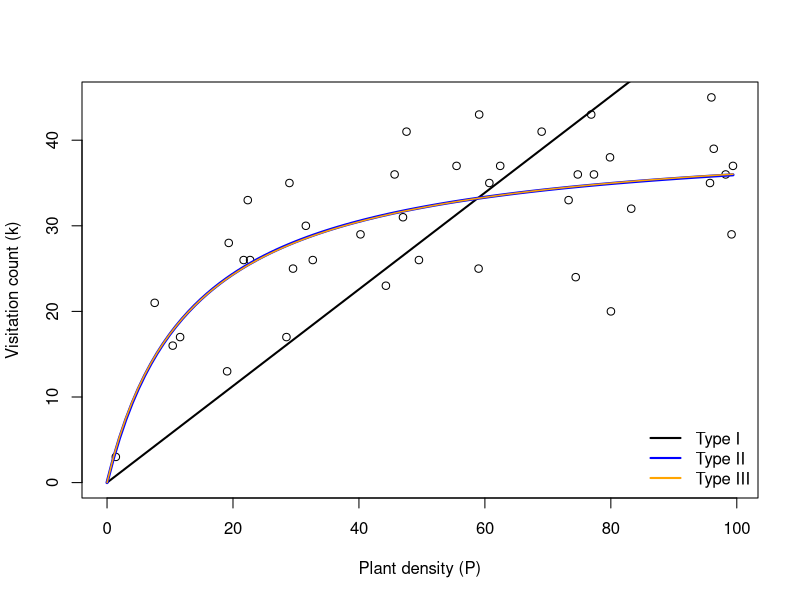

This chart was generated by the following R code:
# ~~~~~~~~~~~~~~~~~~~~~~~~~~~~~~~~~~~~~~~~~~~~~~~~~~~~~~~~~~~~~~~~~~~~~~~~~~~~
# Fitting models f1-f3 to a randomly-generated visitation rate dataset -------
# ~~~~~~~~~~~~~~~~~~~~~~~~~~~~~~~~~~~~~~~~~~~~~~~~~~~~~~~~~~~~~~~~~~~~~~~~~~~~

# set.seed(1)

n <- 40 # Sample size
P <- runif(n, 0, 100) # Plant densities

a <- 3.333 # True value of 'a'
h <- 0.025 # True value of 'h'

k <- NULL # Visitation counts
for(i in 1:n){
  # Generate a 'k' for each 'P' assuming the truth is Type 2 (model f2)
  k[i] <- rpois(1, a * P[i] / (1 + a * h * P[i]) )
}


plot(P, k,
     xlim = c(0, max(P)),
     ylim = c(0, max(k)),
     xlab = 'Plant density (P)',
     ylab = 'Visitation count (k)')

#~~~~~~~~~~~~~~~~~~~~~~~~~~~~
# Type I (model f1) ---------
#~~~~~~~~~~~~~~~~~~~~~~~~~~~~
nlL.pois.f1 <- function(par){
  a <- par['a']
  -sum(dpois(k, a * P, log = TRUE))
}

fit.f1 <- optim(par = list(a = 1),
                fn = nlL.pois.f1)
print(fit.f1)

plot.f1 <- function(x, fit){
  a <- fit$par['a']
  return(a * x)
}
curve(plot.f1(x, fit.f1), 
      add = TRUE,
      lwd = 2)

#~~~~~~~~~~~~~~~~~~~~~~~~~~~~~~~~~~~~~~~~~~~~~~~~~~~~~~~~~~~~~~~~~~~~~~~~~~~~~~~
# Continue yourself ------------------------------------------------------------
# Now fit the Type II (f2) and Type III (f3) models and 
# compare their 1) parameter MLEs and 2) likelihoods.
#~~~~~~~~~~~~~~~~~~~~~~~~~~~~~~~~~~~~~~~~~~~~~~~~~~~~~~~~~~~~~~~~~~~~~~~~~~~~~~~



#~~~~~~~~~~~~~~~~~~~~~~~~~~~~
# Type II (model f2) --------
#~~~~~~~~~~~~~~~~~~~~~~~~~~~~
nlL.pois.f2 <- function(par){
  a <- par['a']
  h <- par['h']
  -sum(dpois(k, a * P / (1 + a * h * P), log = TRUE))
}

fit.f2 <- optim(par = list(a = fit.f1$par['a'] * 5, 
                           h = 1/50),
                fn = nlL.pois.f2)
print(fit.f2)

plot.f2 <- function(x, fit){
  a <- fit$par['a']
  h <- fit$par['h']
  return(a * x / (1 + a * h * x))
}
curve(plot.f2(x, fit.f2), 
      add = TRUE,
      lwd = 3,
      col = 'blue')

#~~~~~~~~~~~~~~~~~~~~~~~~~~~~
# Type III (model f3) -------
#~~~~~~~~~~~~~~~~~~~~~~~~~~~~
nlL.pois.f3 <- function(par){
  a <- par['a']
  h <- par['h']
  theta <- par['theta']
  -sum(dpois(k, a * P^theta / (1 + a * h * P^theta), log = TRUE))
}

fit.f3 <- optim(par = list(a = fit.f2$par['a'], 
                           h = fit.f2$par['h'], 
                           theta = 1),
                fn = nlL.pois.f3)
print(fit.f3)

plot.f3 <- function(x, fit){
  a <- fit$par['a']
  h <- fit$par['h']
  theta <- fit$par['theta']
  return(a * x^theta / (1 + a * h * x^theta))
}
curve(plot.f3(x, fit.f3), 
      add = TRUE,
      lwd = 1.5,
      col = 'orange')


#~~~~~~~~~~~~~~
legend(
  'bottomright',
  c('Type I', 'Type II', 'Type III'),
  col = c('black','blue','orange'),
  lwd = 2,
  bty = 'n'
)


#~~~~~~~~~~~~~~~~~~~~~~~~~~~~~~~~~~~~
# Model comparisons -----------------
#~~~~~~~~~~~~~~~~~~~~~~~~~~~~~~~~~~~~
# Parameter estimates ---------
print(c(a = a, h = h, theta = 1))
fit.f1$par
fit.f2$par
fit.f3$par

# Negative log-Likelihoods -----
fit.f1$value
fit.f2$value
fit.f3$value


# Define and apply functions for AIC and BIC ------
AIC <- function(fit){
  nlL <- fit$value
  p <- length(fit$par)
  return( 2 * nlL + 2 * p )
}

BIC <- function(fit, n){
  nlL <- fit$value
  p <- length(fit$par)
  return( 2 * nlL + log(n) * p )
}


c(AIC.f1 = AIC(fit.f1),
  AIC.f2 = AIC(fit.f2),
  AIC.f3 = AIC(fit.f3))

c(BIC.f1 = BIC(fit.f1, length(k)), 
  BIC.f2 = BIC(fit.f2, length(k)),
  BIC.f3 = BIC(fit.f3, length(k)))



#~~~~~~~~~~~~~~~~~~~~~~~~~~~~~~~~~~~~
# Leave-one-out cross-validation ----
#~~~~~~~~~~~~~~~~~~~~~~~~~~~~~~~~~~~~
P.orig <- P
k.orig <- k

out.f1 <- out.f2 <- out.f3 <- rep(NA, length(k.orig))

for(i in 1:length(k.orig)){
  
  # Training data
  P = P.orig[-i]
  k = k.orig[-i]
  
  # Fit each model to the training data
  suppressWarnings({
    fit.f1 <- optim(par = list(a = 1),
                    fn = nlL.pois.f1)
    
    fit.f2 <- optim(par = list(a = fit.f1$par['a'] * 5, 
                               h = 1/50),
                    fn = nlL.pois.f2)
    
    fit.f3 <- optim(par = list(a = fit.f2$par['a'], 
                               h = fit.f2$par['h'], 
                               theta = 1),
                    fn = nlL.pois.f3)
  })
  
  # Test datum
  P = P.orig[i]
  k = k.orig[i]
  
  # Get nlL for test datum given fitted model
  out.f1[i] <- nlL.pois.f1(fit.f1$par)
  out.f2[i] <- nlL.pois.f2(fit.f2$par)
  out.f3[i] <- nlL.pois.f3(fit.f3$par)
}

c(looCV.f1 = mean(out.f1), 
  looCV.f2 = mean(out.f2), 
  looCV.f3 = mean(out.f3))

##############################################################################
##############################################################################
# The following is provided simply for you to have the final code of the 
# lesson plan.  You don't need to use it for the above in-class exercise.
##############################################################################
##############################################################################

# library(bbmle)
# 
# # bbmle needs the negative log likelihood function formulated differently
# nlL.pois.f1.bbmle <- function(a){
#   -sum(dpois(k, a * P, log = TRUE))
# }
# 
# fit <- mle2(nlL.pois.f1.bbmle, 
#             start = list(a = 0.2))
# print(fit)
# confint(fit)

##############################################################################
##############################################################################
##############################################################################